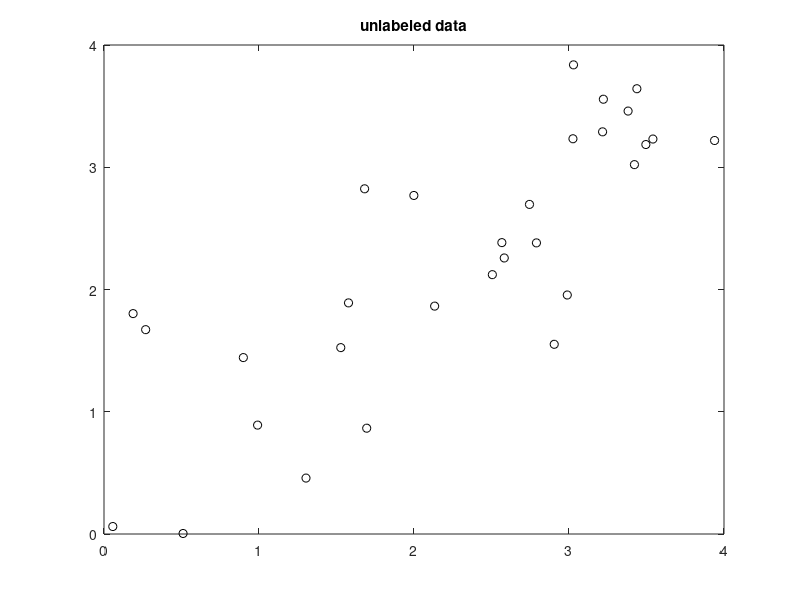

This chart was generated by the following MATLAB code: (Note: this script raises an error after producing the figure.)
%% Make Data Set
rng(1);
A = 2*rand(10,2);
B = 1*rand(10,2)+3;
C = 1.5*rand(10,2)+1.5;
data = [A;B;C];

%% Plot before clustering

figure(1); clf
plot(data(:,1),data(:,2),'ko');
title('unlabeled data');

%% Hierarchical clustering
K = 3;
data_labels = hierarch_cluster_from_scratch(data,K);
cluster_nums = unique(data_labels);

%% Plot after clustering

figure(2); clf
for cluster_index = 1:K
curr_cluster = data(data_labels == cluster_nums(cluster_index),:);
plot(curr_cluster(:,1),curr_cluster(:,2),'o');
hold on;
end
title('Clustered!');
